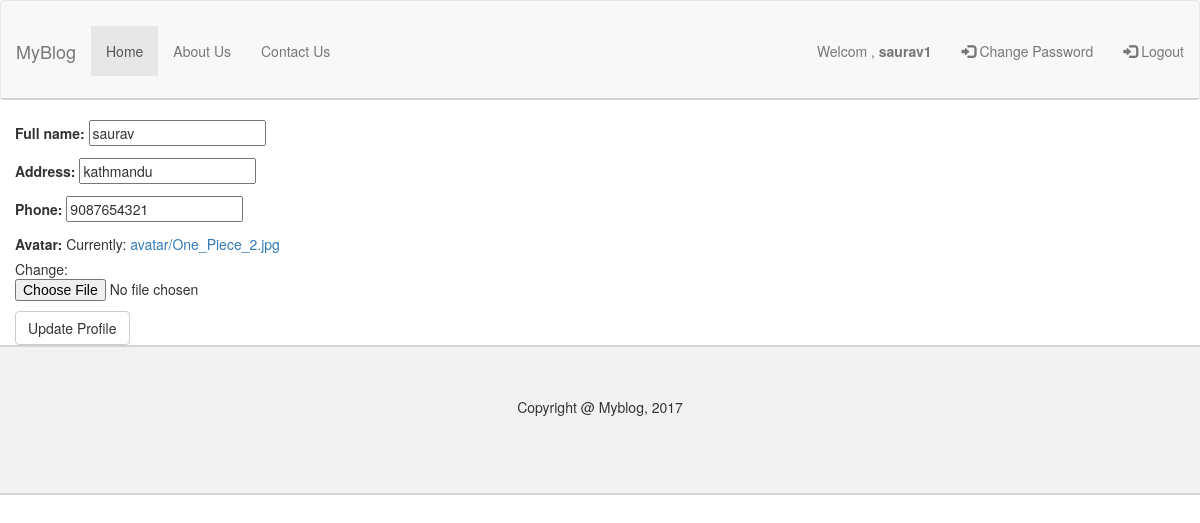
Screenshot of /account/profile/update/4 (signed in) with the database file from the repository.
### account/models.py (models this page shows, shortened)
class UserProfile(models.Model):
	user = models.ForeignKey(User)
	full_name = models.CharField(max_length=100, blank=True, null=True)
	address = models.CharField(max_length=100, blank=True, null=True)
	phone = models.CharField(max_length=100, blank=True, null=True)
	avatar = models.FileField(upload_to='avatar', default='default.jpg')

### account/views.py (the view, shortened to what this page needs)
# urls.py: url(r'^profile/update/(?P<user_id>[0-9]+)', profile_update, name="profile_update"),
def profile_update(request, **kwargs):
	if not request.user.is_authenticated():
		messages.error(request, "You must login to edit your profile")
		return redirect("login")
	template_name = "profile_update.html"
	try:
		user = User.objects.get(id=kwargs['user_id'])
	except ObjectDoesNotExist:
		messages.error(request, 'Sorry, this user is not in our database')
		return redirect("home")
	user_profile = UserProfile.objects.get(user=user)
	form = ProfileUpdateForm(instance=user_profile)
	if not request.method == "POST":
		return render(request, template_name, {'form': form})

### account/forms.py
class ProfileUpdateForm(forms.ModelForm):
	class Meta:
		model = UserProfile
		fields = ('full_name', 'address', 'phone', 'avatar')

### account/templates/profile_update.html (shortened to what this page needs)
{% extends "base.html" %}
{% block content %}
	<div class="container">
		<div class="row">
			<form action="" method="post" id="login-form" enctype="multipart/form-data">
				{{form.as_p}}
				<button class="btn btn-default">
					Update Profile
				</button>
			</form>
		</div>
	</div>
{% endblock %}

### theme/base.html (shortened to what this page needs)
<!DOCTYPE html>
<html>
<head>
	<link rel="stylesheet" href="https://maxcdn.bootstrapcdn.com/bootstrap/3.3.7/css/bootstrap.min.css">
	<link rel="stylesheet" href="/static/css/style.css">
</head>
<body>
{% block navbar %}
<nav class="navbar navbar-default blog-test">
	<div class="container-fluid">
		<div class="navbar-header">
		  <a class="navbar-brand" href="{% url "main" %}">MyBlog</a>
		</div>
		<ul class="nav navbar-nav">
		  <li class="active"><a href="{% url "home" %}">Home</a></li>
		  <li><a href="{% url "about" %}">About Us</a></li>
		  <li><a href="{% url "contact" %}">Contact Us</a></li>
		</ul>
		<ul class="nav navbar-nav navbar-right">
			{% if not request.user.is_authenticated %}
			  	<li><a href="{% url "register" %}"><span class="glyphicon glyphicon-user"></span> Sign Up</a></li>
			  	<li><a href="{% url "login" %}"><span class="glyphicon glyphicon-log-in"></span> Login</a></li>
			 {% else %}
			 	<li> <a href="{% url "profile" request.user.id %}">Welcom , <strong>{{request.user}}</strong></a></li>
			 	<li><a href="{% url "change_password" %}"><span class="glyphicon glyphicon-log-in"></span> Change Password</a></li>
			 	<li><a href="{% url "logout" %}"><span class="glyphicon glyphicon-log-in"></span> Logout</a></li>
			 {% endif %}
		</ul>
	</div>
</nav>
{% endblock %}
{% block content %}
{% endblock %}
{% block footer %}
	<div class="footer">
		Copyright @ Myblog, 2017
	</div>
{% endblock %}
</body>
</html>

### static/css/style.css (style rules this page uses)
.blog-test { height: 100px; padding-top: 25px; border-bottom: 2px solid lightgrey; }
.footer { height: 150px; background-color: #f2f2f2; text-align: center; padding-top: 50px; border-top: 2px solid lightgrey; border-bottom: 2px solid lightgrey; }

### rows the page displays
UserProfile: full_name "saurav", address "kathmandu", phone "9087654321"

### other values shown
{{ request.user }} "saurav1"
